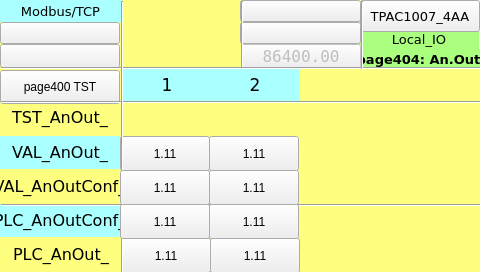
<?xml version="1.0" encoding="UTF-8"?>
<ui version="4.0">
 <class>page404</class>
 <widget class="QWidget" name="page404">
  <property name="geometry">
   <rect>
    <x>0</x>
    <y>0</y>
    <width>480</width>
    <height>272</height>
   </rect>
  </property>
  <property name="minimumSize">
   <size>
    <width>480</width>
    <height>272</height>
   </size>
  </property>
  <property name="maximumSize">
   <size>
    <width>480</width>
    <height>272</height>
   </size>
  </property>
  <property name="windowTitle">
   <string>page404</string>
  </property>
  <property name="styleSheet">
   <string notr="true">QWidget#page404
{
background-color: rgb(255, 255, 127);
}</string>
  </property>
  <widget class="QLabel" name="label_Page">
   <property name="geometry">
    <rect>
     <x>361</x>
     <y>49</y>
     <width>120</width>
     <height>20</height>
    </rect>
   </property>
   <property name="font">
    <font>
     <family>DejaVu Sans</family>
     <pointsize>10</pointsize>
     <weight>75</weight>
     <bold>true</bold>
    </font>
   </property>
   <property name="styleSheet">
    <string notr="true">background-color: rgb(170, 255, 127);</string>
   </property>
   <property name="text">
    <string>page404: An.Out.</string>
   </property>
   <property name="alignment">
    <set>Qt::AlignCenter</set>
   </property>
  </widget>
  <widget class="QLabel" name="label_18">
   <property name="geometry">
    <rect>
     <x>359</x>
     <y>29</y>
     <width>120</width>
     <height>20</height>
    </rect>
   </property>
   <property name="font">
    <font>
     <family>DejaVu Sans</family>
     <pointsize>10</pointsize>
    </font>
   </property>
   <property name="styleSheet">
    <string notr="true">background-color: rgb(170, 255, 127);</string>
   </property>
   <property name="text">
    <string>Local_IO</string>
   </property>
   <property name="alignment">
    <set>Qt::AlignCenter</set>
   </property>
  </widget>
  <widget class="Line" name="line_vt_2">
   <property name="geometry">
    <rect>
     <x>241</x>
     <y>1</y>
     <width>3</width>
     <height>68</height>
    </rect>
   </property>
   <property name="orientation">
    <enum>Qt::Vertical</enum>
   </property>
  </widget>
  <widget class="Line" name="line_hr_2">
   <property name="geometry">
    <rect>
     <x>1</x>
     <y>101</y>
     <width>481</width>
     <height>3</height>
    </rect>
   </property>
   <property name="orientation">
    <enum>Qt::Horizontal</enum>
   </property>
  </widget>
  <widget class="Line" name="line_hr_3">
   <property name="geometry">
    <rect>
     <x>1</x>
     <y>204</y>
     <width>481</width>
     <height>3</height>
    </rect>
   </property>
   <property name="orientation">
    <enum>Qt::Horizontal</enum>
   </property>
  </widget>
  <widget class="Line" name="line_hr_1">
   <property name="geometry">
    <rect>
     <x>1</x>
     <y>67</y>
     <width>481</width>
     <height>3</height>
    </rect>
   </property>
   <property name="orientation">
    <enum>Qt::Horizontal</enum>
   </property>
  </widget>
  <widget class="Line" name="line_vt_4">
   <property name="geometry">
    <rect>
     <x>361</x>
     <y>1</y>
     <width>3</width>
     <height>68</height>
    </rect>
   </property>
   <property name="orientation">
    <enum>Qt::Vertical</enum>
   </property>
  </widget>
  <widget class="ATCMdate" name="atcmDate">
   <property name="geometry">
    <rect>
     <x>240</x>
     <y>0</y>
     <width>121</width>
     <height>22</height>
    </rect>
   </property>
   <property name="font">
    <font>
     <family>DejaVu Sans Mono</family>
    </font>
   </property>
   <property name="toolTip">
    <string>ATCM QDate</string>
   </property>
   <property name="whatsThis">
    <string>ATCMdate widget</string>
   </property>
   <property name="bgColor">
    <color>
     <red>170</red>
     <green>255</green>
     <blue>127</blue>
    </color>
   </property>
   <property name="borderWidth">
    <number>0</number>
   </property>
   <property name="borderRadius">
    <number>0</number>
   </property>
   <property name="format">
    <enum>ATCMdate::YYYY_MM_DD</enum>
   </property>
  </widget>
  <widget class="ATCMbutton" name="atcmButton_5">
   <property name="geometry">
    <rect>
     <x>360</x>
     <y>0</y>
     <width>120</width>
     <height>32</height>
    </rect>
   </property>
   <property name="font">
    <font>
     <family>DejaVu Sans</family>
     <pointsize>10</pointsize>
     <weight>50</weight>
     <bold>false</bold>
    </font>
   </property>
   <property name="toolTip">
    <string/>
   </property>
   <property name="whatsThis">
    <string>ATCMbutton widget</string>
   </property>
   <property name="pageName">
    <string>menu</string>
   </property>
   <property name="statusvar">
    <string/>
   </property>
   <property name="viewStatus">
    <bool>false</bool>
   </property>
   <property name="refresh">
    <number>200</number>
   </property>
   <property name="visibilityVar">
    <string/>
   </property>
   <property name="bgColor">
    <color>
     <red>85</red>
     <green>255</green>
     <blue>255</blue>
    </color>
   </property>
   <property name="borderColor">
    <color>
     <red>220</red>
     <green>220</green>
     <blue>220</blue>
    </color>
   </property>
   <property name="text">
    <string>TPAC1007_4AA</string>
   </property>
   <property name="pressText">
    <string>TPAC1007_4AA</string>
   </property>
   <property name="borderWidth">
    <number>2</number>
   </property>
   <property name="borderRadius">
    <number>0</number>
   </property>
   <property name="apparence">
    <enum>QFrame::Raised</enum>
   </property>
  </widget>
  <widget class="Line" name="line_vt_1">
   <property name="geometry">
    <rect>
     <x>121</x>
     <y>1</y>
     <width>3</width>
     <height>272</height>
    </rect>
   </property>
   <property name="orientation">
    <enum>Qt::Vertical</enum>
   </property>
  </widget>
  <widget class="ATCMtime" name="atcmTime_2">
   <property name="geometry">
    <rect>
     <x>240</x>
     <y>22</y>
     <width>121</width>
     <height>22</height>
    </rect>
   </property>
   <property name="font">
    <font>
     <family>DejaVu Sans Mono</family>
    </font>
   </property>
   <property name="toolTip">
    <string>ATCM QTime</string>
   </property>
   <property name="whatsThis">
    <string>ATCMtime widget</string>
   </property>
   <property name="bgColor">
    <color>
     <red>170</red>
     <green>255</green>
     <blue>127</blue>
    </color>
   </property>
   <property name="borderWidth">
    <number>0</number>
   </property>
   <property name="borderRadius">
    <number>0</number>
   </property>
  </widget>
  <widget class="QLabel" name="label_PLC_AnIn_17">
   <property name="geometry">
    <rect>
     <x>0</x>
     <y>170</y>
     <width>120</width>
     <height>33</height>
    </rect>
   </property>
   <property name="font">
    <font>
     <family>DejaVu Sans</family>
     <pointsize>12</pointsize>
    </font>
   </property>
   <property name="styleSheet">
    <string notr="true">background-color: rgb(255, 255, 127);</string>
   </property>
   <property name="text">
    <string>VAL_AnOutConf_</string>
   </property>
   <property name="alignment">
    <set>Qt::AlignCenter</set>
   </property>
  </widget>
  <widget class="QLabel" name="label_PLC_AnIn_13">
   <property name="geometry">
    <rect>
     <x>0</x>
     <y>101</y>
     <width>120</width>
     <height>33</height>
    </rect>
   </property>
   <property name="font">
    <font>
     <family>DejaVu Sans</family>
     <pointsize>12</pointsize>
    </font>
   </property>
   <property name="styleSheet">
    <string notr="true">background-color: rgb(255, 255, 127);</string>
   </property>
   <property name="text">
    <string>TST_AnOut_</string>
   </property>
   <property name="alignment">
    <set>Qt::AlignCenter</set>
   </property>
  </widget>
  <widget class="ATCMlabel" name="atcmLabelPLC_AnOut_2">
   <property name="geometry">
    <rect>
     <x>210</x>
     <y>238</y>
     <width>90</width>
     <height>35</height>
    </rect>
   </property>
   <property name="text">
    <string>1.11</string>
   </property>
   <property name="toolTip">
    <string>PLC_AnOut_2</string>
   </property>
   <property name="whatsThis">
    <string>ATCMlabel widget</string>
   </property>
   <property name="variable">
    <string>PLC_AnOut_2</string>
   </property>
   <property name="refresh">
    <number>500</number>
   </property>
   <property name="max">
    <string>0</string>
   </property>
   <property name="min">
    <string>0</string>
   </property>
   <property name="viewStatus">
    <bool>false</bool>
   </property>
   <property name="visibilityVar">
    <string>TST_AnOut_2</string>
   </property>
   <property name="bgColor">
    <color>
     <red>255</red>
     <green>255</green>
     <blue>127</blue>
    </color>
   </property>
   <property name="fontColor">
    <color>
     <red>0</red>
     <green>0</green>
     <blue>0</blue>
    </color>
   </property>
   <property name="borderWidth">
    <number>1</number>
   </property>
   <property name="borderRadius">
    <number>0</number>
   </property>
  </widget>
  <widget class="QLabel" name="label_PLC_AnIn_1">
   <property name="geometry">
    <rect>
     <x>122</x>
     <y>68</y>
     <width>90</width>
     <height>34</height>
    </rect>
   </property>
   <property name="font">
    <font>
     <family>DejaVu Sans</family>
     <pointsize>13</pointsize>
    </font>
   </property>
   <property name="styleSheet">
    <string notr="true">background-color: rgb(170, 255, 255);</string>
   </property>
   <property name="text">
    <string>1</string>
   </property>
   <property name="alignment">
    <set>Qt::AlignCenter</set>
   </property>
  </widget>
  <widget class="QLabel" name="label_PLC_AnIn_2">
   <property name="geometry">
    <rect>
     <x>210</x>
     <y>68</y>
     <width>90</width>
     <height>34</height>
    </rect>
   </property>
   <property name="font">
    <font>
     <family>DejaVu Sans</family>
     <pointsize>13</pointsize>
    </font>
   </property>
   <property name="styleSheet">
    <string notr="true">background-color: rgb(170, 255, 255);</string>
   </property>
   <property name="text">
    <string>2</string>
   </property>
   <property name="alignment">
    <set>Qt::AlignCenter</set>
   </property>
  </widget>
  <widget class="QLabel" name="label_PLC_AnIn_14">
   <property name="geometry">
    <rect>
     <x>0</x>
     <y>204</y>
     <width>120</width>
     <height>33</height>
    </rect>
   </property>
   <property name="font">
    <font>
     <family>DejaVu Sans</family>
     <pointsize>12</pointsize>
    </font>
   </property>
   <property name="styleSheet">
    <string notr="true">background-color: rgb(170, 255, 255);</string>
   </property>
   <property name="text">
    <string>PLC_AnOutConf_</string>
   </property>
   <property name="alignment">
    <set>Qt::AlignCenter</set>
   </property>
  </widget>
  <widget class="ATCMlabel" name="atcmLabelPLC_AnOut_1">
   <property name="geometry">
    <rect>
     <x>121</x>
     <y>238</y>
     <width>90</width>
     <height>35</height>
    </rect>
   </property>
   <property name="text">
    <string>1.11</string>
   </property>
   <property name="toolTip">
    <string>PLC_AnOut_1</string>
   </property>
   <property name="whatsThis">
    <string>ATCMlabel widget</string>
   </property>
   <property name="variable">
    <string>PLC_AnOut_1</string>
   </property>
   <property name="refresh">
    <number>500</number>
   </property>
   <property name="max">
    <string>0</string>
   </property>
   <property name="min">
    <string>0</string>
   </property>
   <property name="viewStatus">
    <bool>false</bool>
   </property>
   <property name="visibilityVar">
    <string>TST_AnOut_1</string>
   </property>
   <property name="bgColor">
    <color>
     <red>255</red>
     <green>255</green>
     <blue>127</blue>
    </color>
   </property>
   <property name="fontColor">
    <color>
     <red>0</red>
     <green>0</green>
     <blue>0</blue>
    </color>
   </property>
   <property name="borderWidth">
    <number>1</number>
   </property>
   <property name="borderRadius">
    <number>0</number>
   </property>
  </widget>
  <widget class="ATCMled" name="atcmLed_TST_AnOut_1">
   <property name="geometry">
    <rect>
     <x>118</x>
     <y>102</y>
     <width>90</width>
     <height>34</height>
    </rect>
   </property>
   <property name="toolTip">
    <string>TST_AnOut_1</string>
   </property>
   <property name="whatsThis">
    <string>ATCMled widget</string>
   </property>
   <property name="variable">
    <string>TST_AnOut_1</string>
   </property>
   <property name="refresh">
    <number>500</number>
   </property>
   <property name="viewStatus">
    <bool>false</bool>
   </property>
   <property name="visibilityVar">
    <string/>
   </property>
   <property name="onIcon">
    <iconset>
     <normaloff>:/on.png</normaloff>:/on.png</iconset>
   </property>
   <property name="offIcon">
    <iconset>
     <normaloff>:/off.png</normaloff>:/off.png</iconset>
   </property>
  </widget>
  <widget class="QLabel" name="label_PLC_AnIn_16">
   <property name="geometry">
    <rect>
     <x>1</x>
     <y>238</y>
     <width>120</width>
     <height>33</height>
    </rect>
   </property>
   <property name="font">
    <font>
     <family>DejaVu Sans</family>
     <pointsize>12</pointsize>
    </font>
   </property>
   <property name="styleSheet">
    <string notr="true">background-color: rgb(255, 255, 127);</string>
   </property>
   <property name="text">
    <string>PLC_AnOut_</string>
   </property>
   <property name="alignment">
    <set>Qt::AlignCenter</set>
   </property>
  </widget>
  <widget class="ATCMled" name="atcmLed_TST_AnOut_2">
   <property name="geometry">
    <rect>
     <x>209</x>
     <y>102</y>
     <width>90</width>
     <height>34</height>
    </rect>
   </property>
   <property name="toolTip">
    <string>TST_AnOut_2</string>
   </property>
   <property name="whatsThis">
    <string>ATCMled widget</string>
   </property>
   <property name="variable">
    <string>TST_AnOut_2</string>
   </property>
   <property name="refresh">
    <number>500</number>
   </property>
   <property name="viewStatus">
    <bool>false</bool>
   </property>
   <property name="visibilityVar">
    <string/>
   </property>
   <property name="onIcon">
    <iconset>
     <normaloff>:/on.png</normaloff>:/on.png</iconset>
   </property>
   <property name="offIcon">
    <iconset>
     <normaloff>:/off.png</normaloff>:/off.png</iconset>
   </property>
  </widget>
  <widget class="ATCMlabel" name="atcmLabelVAL_AnOut_2">
   <property name="geometry">
    <rect>
     <x>209</x>
     <y>136</y>
     <width>90</width>
     <height>35</height>
    </rect>
   </property>
   <property name="text">
    <string>1.11</string>
   </property>
   <property name="toolTip">
    <string>VAL_AnOut_2</string>
   </property>
   <property name="whatsThis">
    <string>ATCMlabel widget</string>
   </property>
   <property name="variable">
    <string>VAL_AnOut_2</string>
   </property>
   <property name="refresh">
    <number>500</number>
   </property>
   <property name="max">
    <string>0</string>
   </property>
   <property name="min">
    <string>0</string>
   </property>
   <property name="viewStatus">
    <bool>false</bool>
   </property>
   <property name="visibilityVar">
    <string>TST_AnOut_2</string>
   </property>
   <property name="bgColor">
    <color>
     <red>170</red>
     <green>255</green>
     <blue>255</blue>
    </color>
   </property>
   <property name="fontColor">
    <color>
     <red>0</red>
     <green>0</green>
     <blue>0</blue>
    </color>
   </property>
   <property name="borderWidth">
    <number>1</number>
   </property>
   <property name="borderRadius">
    <number>0</number>
   </property>
  </widget>
  <widget class="QLabel" name="label_PLC_AnIn_18">
   <property name="geometry">
    <rect>
     <x>0</x>
     <y>136</y>
     <width>120</width>
     <height>33</height>
    </rect>
   </property>
   <property name="font">
    <font>
     <family>DejaVu Sans</family>
     <pointsize>12</pointsize>
    </font>
   </property>
   <property name="styleSheet">
    <string notr="true">background-color: rgb(170, 255, 255);</string>
   </property>
   <property name="text">
    <string>VAL_AnOut_</string>
   </property>
   <property name="alignment">
    <set>Qt::AlignCenter</set>
   </property>
  </widget>
  <widget class="ATCMlabel" name="atcmLabelVAL_AnOut_1">
   <property name="geometry">
    <rect>
     <x>120</x>
     <y>136</y>
     <width>90</width>
     <height>35</height>
    </rect>
   </property>
   <property name="text">
    <string>1.11</string>
   </property>
   <property name="toolTip">
    <string>VAL_AnOut_1</string>
   </property>
   <property name="whatsThis">
    <string>ATCMlabel widget</string>
   </property>
   <property name="variable">
    <string>VAL_AnOut_1</string>
   </property>
   <property name="refresh">
    <number>500</number>
   </property>
   <property name="max">
    <string>0</string>
   </property>
   <property name="min">
    <string>0</string>
   </property>
   <property name="viewStatus">
    <bool>false</bool>
   </property>
   <property name="visibilityVar">
    <string>TST_AnOut_1</string>
   </property>
   <property name="bgColor">
    <color>
     <red>170</red>
     <green>255</green>
     <blue>255</blue>
    </color>
   </property>
   <property name="fontColor">
    <color>
     <red>0</red>
     <green>0</green>
     <blue>0</blue>
    </color>
   </property>
   <property name="borderWidth">
    <number>1</number>
   </property>
   <property name="borderRadius">
    <number>0</number>
   </property>
  </widget>
  <widget class="ATCMbutton" name="atcmButton_page402_2">
   <property name="geometry">
    <rect>
     <x>0</x>
     <y>70</y>
     <width>120</width>
     <height>34</height>
    </rect>
   </property>
   <property name="toolTip">
    <string/>
   </property>
   <property name="whatsThis">
    <string>ATCMbutton widget</string>
   </property>
   <property name="pageName">
    <string>page400</string>
   </property>
   <property name="statusvar">
    <string/>
   </property>
   <property name="viewStatus">
    <bool>false</bool>
   </property>
   <property name="visibilityVar">
    <string/>
   </property>
   <property name="bgColor">
    <color>
     <red>170</red>
     <green>255</green>
     <blue>255</blue>
    </color>
   </property>
   <property name="text">
    <string>page400 TST</string>
   </property>
   <property name="pressText">
    <string>page400 TST</string>
   </property>
   <property name="borderWidth">
    <number>0</number>
   </property>
   <property name="borderRadius">
    <number>0</number>
   </property>
   <property name="apparence">
    <enum>QFrame::Raised</enum>
   </property>
  </widget>
  <widget class="ATCMlabel" name="atcmLabel_PLC_time">
   <property name="enabled">
    <bool>false</bool>
   </property>
   <property name="geometry">
    <rect>
     <x>241</x>
     <y>44</y>
     <width>120</width>
     <height>25</height>
    </rect>
   </property>
   <property name="font">
    <font>
     <family>DejaVu Sans Mono</family>
     <pointsize>12</pointsize>
    </font>
   </property>
   <property name="text">
    <string>86400.00</string>
   </property>
   <property name="toolTip">
    <string>PLC_time</string>
   </property>
   <property name="whatsThis">
    <string>ATCMlabel widget</string>
   </property>
   <property name="variable">
    <string>PLC_time</string>
   </property>
   <property name="refresh">
    <number>500</number>
   </property>
   <property name="max">
    <string>0</string>
   </property>
   <property name="min">
    <string>0</string>
   </property>
   <property name="viewStatus">
    <bool>false</bool>
   </property>
   <property name="visibilityVar">
    <string/>
   </property>
   <property name="bgColor">
    <color>
     <red>170</red>
     <green>255</green>
     <blue>127</blue>
    </color>
   </property>
   <property name="fontColor">
    <color>
     <red>0</red>
     <green>0</green>
     <blue>0</blue>
    </color>
   </property>
   <property name="borderWidth">
    <number>0</number>
   </property>
   <property name="borderRadius">
    <number>0</number>
   </property>
  </widget>
  <widget class="ATCMlabel" name="atcmLabel">
   <property name="geometry">
    <rect>
     <x>0</x>
     <y>22</y>
     <width>120</width>
     <height>22</height>
    </rect>
   </property>
   <property name="font">
    <font>
     <family>DejaVu Sans</family>
     <pointsize>12</pointsize>
    </font>
   </property>
   <property name="toolTip">
    <string>TEST_COMMAND</string>
   </property>
   <property name="whatsThis">
    <string>ATCMlabel widget</string>
   </property>
   <property name="variable">
    <string>TEST_COMMAND</string>
   </property>
   <property name="refresh">
    <number>500</number>
   </property>
   <property name="max">
    <string>0</string>
   </property>
   <property name="min">
    <string>0</string>
   </property>
   <property name="viewStatus">
    <bool>false</bool>
   </property>
   <property name="visibilityVar">
    <string/>
   </property>
   <property name="bgColor">
    <color>
     <red>170</red>
     <green>255</green>
     <blue>127</blue>
    </color>
   </property>
   <property name="borderWidth">
    <number>1</number>
   </property>
   <property name="borderRadius">
    <number>0</number>
   </property>
   <property name="format">
    <enum>ATCMlabel::Hex</enum>
   </property>
  </widget>
  <widget class="QLabel" name="label_Start_3">
   <property name="geometry">
    <rect>
     <x>0</x>
     <y>0</y>
     <width>121</width>
     <height>22</height>
    </rect>
   </property>
   <property name="font">
    <font>
     <family>DejaVu Sans</family>
     <pointsize>10</pointsize>
    </font>
   </property>
   <property name="styleSheet">
    <string notr="true">background-color: rgb(170, 255, 255);</string>
   </property>
   <property name="text">
    <string>Modbus/TCP</string>
   </property>
   <property name="alignment">
    <set>Qt::AlignCenter</set>
   </property>
  </widget>
  <widget class="ATCMlabel" name="atcmLabel_2">
   <property name="geometry">
    <rect>
     <x>0</x>
     <y>44</y>
     <width>120</width>
     <height>24</height>
    </rect>
   </property>
   <property name="font">
    <font>
     <family>DejaVu Sans</family>
     <pointsize>12</pointsize>
    </font>
   </property>
   <property name="toolTip">
    <string>TEST_STATUS</string>
   </property>
   <property name="whatsThis">
    <string>ATCMlabel widget</string>
   </property>
   <property name="variable">
    <string>TEST_STATUS</string>
   </property>
   <property name="refresh">
    <number>500</number>
   </property>
   <property name="max">
    <string>0</string>
   </property>
   <property name="min">
    <string>0</string>
   </property>
   <property name="viewStatus">
    <bool>false</bool>
   </property>
   <property name="visibilityVar">
    <string/>
   </property>
   <property name="bgColor">
    <color>
     <red>255</red>
     <green>255</green>
     <blue>127</blue>
    </color>
   </property>
   <property name="borderWidth">
    <number>1</number>
   </property>
   <property name="borderRadius">
    <number>0</number>
   </property>
   <property name="format">
    <enum>ATCMlabel::Hex</enum>
   </property>
  </widget>
  <widget class="ATCMlabel" name="atcmLabelVAL_AnOutConf_2">
   <property name="geometry">
    <rect>
     <x>209</x>
     <y>170</y>
     <width>90</width>
     <height>35</height>
    </rect>
   </property>
   <property name="text">
    <string>1.11</string>
   </property>
   <property name="toolTip">
    <string>VAL_AnOutConf_2</string>
   </property>
   <property name="whatsThis">
    <string>ATCMlabel widget</string>
   </property>
   <property name="variable">
    <string>VAL_AnOutConf_2</string>
   </property>
   <property name="refresh">
    <number>500</number>
   </property>
   <property name="max">
    <string>0</string>
   </property>
   <property name="min">
    <string>0</string>
   </property>
   <property name="viewStatus">
    <bool>false</bool>
   </property>
   <property name="visibilityVar">
    <string>TST_AnOut_2</string>
   </property>
   <property name="bgColor">
    <color>
     <red>255</red>
     <green>255</green>
     <blue>127</blue>
    </color>
   </property>
   <property name="fontColor">
    <color>
     <red>0</red>
     <green>0</green>
     <blue>0</blue>
    </color>
   </property>
   <property name="borderWidth">
    <number>1</number>
   </property>
   <property name="borderRadius">
    <number>0</number>
   </property>
  </widget>
  <widget class="ATCMlabel" name="atcmLabelVAL_AnOutConf_1">
   <property name="geometry">
    <rect>
     <x>120</x>
     <y>170</y>
     <width>90</width>
     <height>35</height>
    </rect>
   </property>
   <property name="text">
    <string>1.11</string>
   </property>
   <property name="toolTip">
    <string>VAL_AnOutConf_1</string>
   </property>
   <property name="whatsThis">
    <string>ATCMlabel widget</string>
   </property>
   <property name="variable">
    <string>VAL_AnOutConf_1</string>
   </property>
   <property name="refresh">
    <number>500</number>
   </property>
   <property name="max">
    <string>0</string>
   </property>
   <property name="min">
    <string>0</string>
   </property>
   <property name="viewStatus">
    <bool>false</bool>
   </property>
   <property name="visibilityVar">
    <string>TST_AnOut_1</string>
   </property>
   <property name="bgColor">
    <color>
     <red>255</red>
     <green>255</green>
     <blue>127</blue>
    </color>
   </property>
   <property name="fontColor">
    <color>
     <red>0</red>
     <green>0</green>
     <blue>0</blue>
    </color>
   </property>
   <property name="borderWidth">
    <number>1</number>
   </property>
   <property name="borderRadius">
    <number>0</number>
   </property>
  </widget>
  <widget class="ATCMlabel" name="atcmLabelVAL_AnOut_3">
   <property name="geometry">
    <rect>
     <x>120</x>
     <y>204</y>
     <width>90</width>
     <height>35</height>
    </rect>
   </property>
   <property name="text">
    <string>1.11</string>
   </property>
   <property name="toolTip">
    <string/>
   </property>
   <property name="whatsThis">
    <string>ATCMlabel widget</string>
   </property>
   <property name="variable">
    <string/>
   </property>
   <property name="refresh">
    <number>500</number>
   </property>
   <property name="max">
    <string>0</string>
   </property>
   <property name="min">
    <string>0</string>
   </property>
   <property name="viewStatus">
    <bool>false</bool>
   </property>
   <property name="visibilityVar">
    <string>TST_AnOut_1</string>
   </property>
   <property name="bgColor">
    <color>
     <red>170</red>
     <green>255</green>
     <blue>255</blue>
    </color>
   </property>
   <property name="borderColor">
    <color>
     <red>255</red>
     <green>0</green>
     <blue>0</blue>
    </color>
   </property>
   <property name="fontColor">
    <color>
     <red>0</red>
     <green>0</green>
     <blue>0</blue>
    </color>
   </property>
   <property name="borderWidth">
    <number>1</number>
   </property>
   <property name="borderRadius">
    <number>0</number>
   </property>
  </widget>
  <widget class="ATCMlabel" name="atcmLabelVAL_AnOut_4">
   <property name="geometry">
    <rect>
     <x>209</x>
     <y>204</y>
     <width>90</width>
     <height>35</height>
    </rect>
   </property>
   <property name="text">
    <string>1.11</string>
   </property>
   <property name="toolTip">
    <string/>
   </property>
   <property name="whatsThis">
    <string>ATCMlabel widget</string>
   </property>
   <property name="refresh">
    <number>500</number>
   </property>
   <property name="max">
    <string>0</string>
   </property>
   <property name="min">
    <string>0</string>
   </property>
   <property name="viewStatus">
    <bool>false</bool>
   </property>
   <property name="visibilityVar">
    <string>TST_AnOut_2</string>
   </property>
   <property name="bgColor">
    <color>
     <red>170</red>
     <green>255</green>
     <blue>255</blue>
    </color>
   </property>
   <property name="borderColor">
    <color>
     <red>255</red>
     <green>0</green>
     <blue>0</blue>
    </color>
   </property>
   <property name="fontColor">
    <color>
     <red>0</red>
     <green>0</green>
     <blue>0</blue>
    </color>
   </property>
   <property name="borderWidth">
    <number>1</number>
   </property>
   <property name="borderRadius">
    <number>0</number>
   </property>
  </widget>
  <zorder>label_Page</zorder>
  <zorder>label_18</zorder>
  <zorder>atcmDate</zorder>
  <zorder>atcmButton_5</zorder>
  <zorder>atcmTime_2</zorder>
  <zorder>atcmLabelPLC_AnOut_2</zorder>
  <zorder>label_PLC_AnIn_1</zorder>
  <zorder>label_PLC_AnIn_2</zorder>
  <zorder>atcmLabelPLC_AnOut_1</zorder>
  <zorder>atcmLed_TST_AnOut_1</zorder>
  <zorder>atcmLed_TST_AnOut_2</zorder>
  <zorder>label_PLC_AnIn_14</zorder>
  <zorder>label_PLC_AnIn_13</zorder>
  <zorder>label_PLC_AnIn_16</zorder>
  <zorder>label_PLC_AnIn_17</zorder>
  <zorder>atcmLabelVAL_AnOut_2</zorder>
  <zorder>label_PLC_AnIn_18</zorder>
  <zorder>atcmLabelVAL_AnOut_1</zorder>
  <zorder>atcmButton_page402_2</zorder>
  <zorder>atcmLabel_PLC_time</zorder>
  <zorder>atcmLabel</zorder>
  <zorder>label_Start_3</zorder>
  <zorder>atcmLabel_2</zorder>
  <zorder>line_hr_2</zorder>
  <zorder>line_hr_3</zorder>
  <zorder>line_vt_2</zorder>
  <zorder>line_hr_1</zorder>
  <zorder>line_vt_1</zorder>
  <zorder>line_vt_4</zorder>
  <zorder>atcmLabelVAL_AnOutConf_2</zorder>
  <zorder>atcmLabelVAL_AnOutConf_1</zorder>
  <zorder>atcmLabelVAL_AnOut_3</zorder>
  <zorder>atcmLabelVAL_AnOut_4</zorder>
 </widget>
 <customwidgets>
  <customwidget>
   <class>ATCMbutton</class>
   <extends>QPushButton</extends>
   <header>atcmplugin.h</header>
  </customwidget>
  <customwidget>
   <class>ATCMdate</class>
   <extends>QPushButton</extends>
   <header>atcmplugin.h</header>
  </customwidget>
  <customwidget>
   <class>ATCMlabel</class>
   <extends>QPushButton</extends>
   <header>atcmplugin.h</header>
  </customwidget>
  <customwidget>
   <class>ATCMled</class>
   <extends>QLabel</extends>
   <header>atcmplugin.h</header>
  </customwidget>
  <customwidget>
   <class>ATCMtime</class>
   <extends>QPushButton</extends>
   <header>atcmplugin.h</header>
  </customwidget>
 </customwidgets>
 <resources/>
 <connections>
  <connection>
   <sender>atcmButton_5</sender>
   <signal>newPage(const char*,bool)</signal>
   <receiver>page404</receiver>
   <slot>goto_page(const char*,bool)</slot>
   <hints>
    <hint type="sourcelabel">
     <x>20</x>
     <y>20</y>
    </hint>
    <hint type="destinationlabel">
     <x>20</x>
     <y>20</y>
    </hint>
   </hints>
  </connection>
  <connection>
   <sender>atcmButton_page402_2</sender>
   <signal>newPage(const char*,bool)</signal>
   <receiver>page404</receiver>
   <slot>goto_page(const char*,bool)</slot>
   <hints>
    <hint type="sourcelabel">
     <x>20</x>
     <y>20</y>
    </hint>
    <hint type="destinationlabel">
     <x>20</x>
     <y>20</y>
    </hint>
   </hints>
  </connection>
 </connections>
 <slots>
  <slot>goto_page(const char*,bool)</slot>
 </slots>
</ui>
